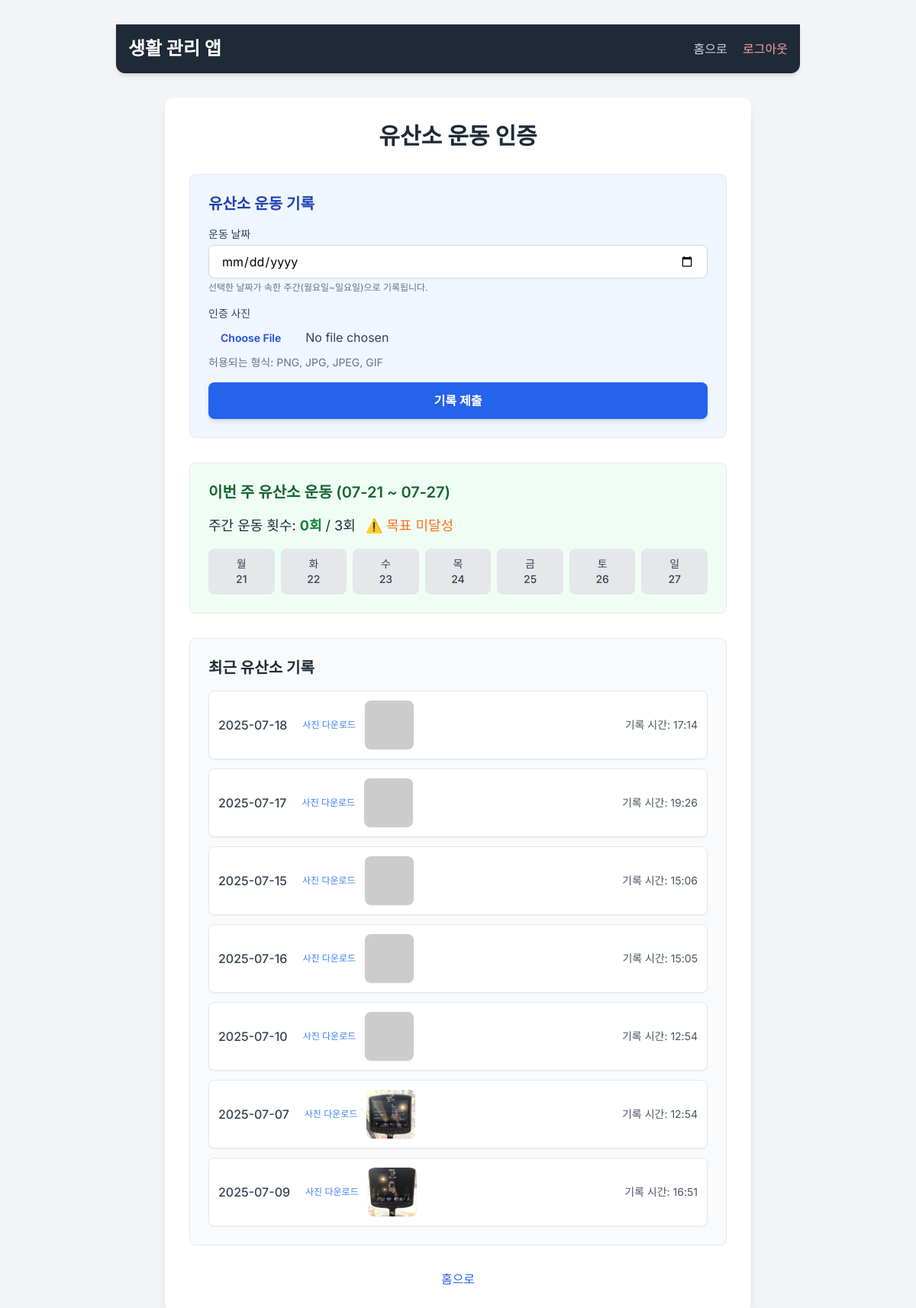
Before: /cardio (signed in) with the older database file.
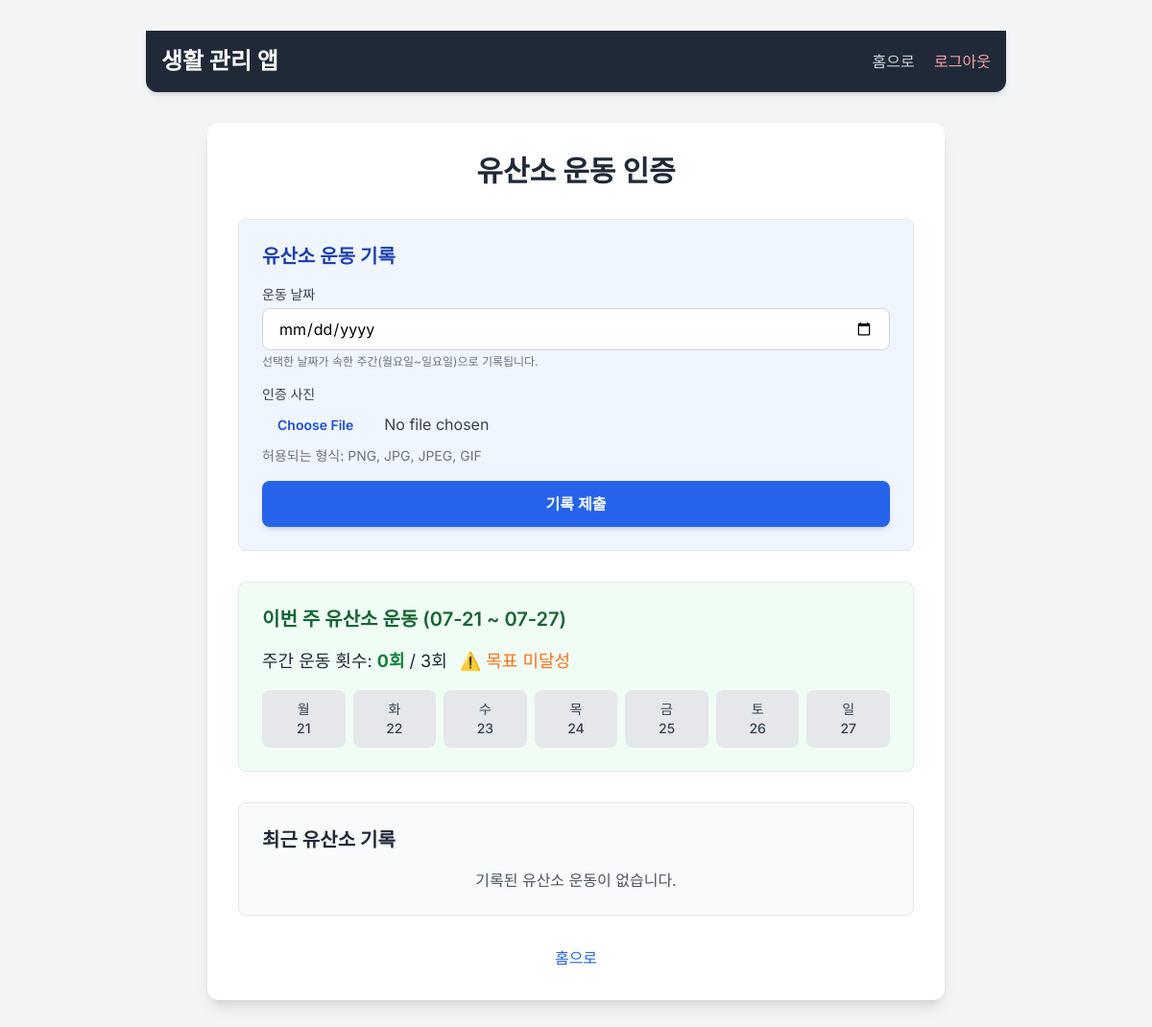
After: the same page with the newer database file.
### app.py (models this page shows, shortened)
class Cardio(db.Model):
    id = db.Column(db.Integer, primary_key=True)
    user_id = db.Column(db.Integer, db.ForeignKey('user.id'), nullable=False)
    date = db.Column(db.Date, nullable=False)
    image_filename = db.Column(db.String(120), nullable=False)
    timestamp = db.Column(db.DateTime, default=datetime.now, nullable=False)
    user = db.relationship('User', backref=db.backref('cardio_logs', lazy=True))

### app.py (the view, shortened to what this page needs)
@app.route('/cardio', methods=['GET', 'POST'])
def cardio():
    if 'user_id' not in session or session.get('role') != 'sub':
        flash("권한이 없습니다.", 'error')
        return redirect(url_for('login'))
    user_id = session['user_id']
    today = datetime.now().date();
    start_of_week = today - timedelta(days=today.weekday())
    end_of_week = start_of_week + timedelta(days=6)
    weekly_dates = [start_of_week + timedelta(days=i) for i in range(7)]
    weekly_cardio_logs = Cardio.query.filter(
        Cardio.user_id == user_id,
        Cardio.date >= start_of_week,
        Cardio.date <= end_of_week
    ).order_by(db.desc(Cardio.timestamp)).all()
    weekly_count = len(weekly_cardio_logs)
    recent_logs = Cardio.query.filter_by(user_id=user_id).order_by(db.desc(Cardio.timestamp)).limit(7).all()
    return render_template('cardio.html',
                           weekly_cardio_logs=weekly_cardio_logs,
                           start_of_week=start_of_week,
                           end_of_week=end_of_week,
                           weekly_count=weekly_count,
                           recent_logs=recent_logs,
                           weekly_dates=weekly_dates)

### templates/cardio.html (shortened to what this page needs)
{% extends "base.html" %}
{% from '_macros.html' import format_currency %}
{% block content %}
<div class="bg-white p-8 rounded-xl shadow-lg w-full max-w-3xl mx-auto">
  <h2 class="text-3xl font-bold text-center text-gray-800 mb-8">유산소 운동 인증</h2>
  <div class="mb-8 p-6 border border-gray-200 rounded-lg bg-blue-50">
    <h3 class="text-xl font-semibold text-blue-800 mb-4">유산소 운동 기록</h3>
    <form id="cardioForm" method="post" action="{{ url_for('cardio') }}" enctype="multipart/form-data" class="space-y-4">
      <div>
        <label for="cardio_date" class="block text-sm font-medium text-gray-700 mb-1">운동 날짜</label>
        <input type="date" id="cardio_date" name="cardio_date" required
               class="w-full px-4 py-2 border border-gray-300 rounded-lg focus:outline-none focus:ring-2 focus:ring-blue-500">
        <p class="mt-1 text-xs text-gray-500">선택한 날짜가 속한 주간(월요일~일요일)으로 기록됩니다.</p>
      </div>
      <div>
        <label for="image" class="block text-sm font-medium text-gray-700 mb-1">인증 사진</label>
        <input type="file" id="image" name="image" accept="image/*"
               class="w-full text-gray-700 file:mr-4 file:py-2 file:px-4 file:rounded-full file:border-0 file:text-sm file:font-semibold file:bg-blue-50 file:text-blue-700 hover:file:bg-blue-100">
        <p class="mt-1 text-sm text-gray-500">허용되는 형식: PNG, JPG, JPEG, GIF</p>
      </div>
      <button type="submit"
              class="w-full bg-blue-600 text-white py-3 rounded-lg font-semibold hover:bg-blue-700 transition duration-300 shadow-md">
        기록 제출
      </button>
    </form>
  </div>
  <div class="mb-8 p-6 border border-gray-200 rounded-lg bg-green-50">
    <h3 class="text-xl font-semibold text-green-800 mb-4">이번 주 유산소 운동 ({{ start_of_week.strftime('%m-%d') }} ~ {{ end_of_week.strftime('%m-%d') }})</h3>
    <p class="text-gray-800 text-lg mb-4">
      주간 운동 횟수: <span class="font-bold text-green-700">{{ weekly_count }}회</span> / 3회
      {% if weekly_count >= 3 %}
        <span class="text-green-500 ml-2">✅ 목표 달성!</span>
      {% else %}
        <span class="text-orange-500 ml-2">⚠️ 목표 미달성</span>
      {% endif %}
    </p>
    <div class="grid grid-cols-7 gap-2 text-center text-sm font-medium text-gray-700 mt-4">
      {% set days_of_week_full = ['일', '월', '화', '수', '목', '금', '토'] %}
      {% set logged_dates_set = weekly_cardio_logs | map(attribute='date') | list %}
      {% for current_date in weekly_dates %}
        {% set has_log = current_date in logged_dates_set %}
        <div class="p-2 rounded-lg flex flex-col items-center justify-center min-h-[60px]
          {% if has_log %}
            bg-green-200 text-green-800 font-bold shadow-md
          {% else %}
            bg-gray-200 text-gray-700
          {% endif %}
        ">
          {{ days_of_week_full[(current_date.weekday() + 1) % 7] }}<br>{{ current_date.day }}
        </div>
      {% endfor %}
    </div>
  </div>
  <div class="p-6 border border-gray-200 rounded-lg bg-gray-50">
    <h3 class="text-xl font-semibold text-gray-800 mb-4">최근 유산소 기록</h3>
    {% if recent_logs %}
      <ul class="space-y-3">
        {% for log in recent_logs %}
          <li class="bg-white p-3 rounded-lg shadow-sm border border-gray-200 flex items-center">
            <span class="font-medium text-gray-700 mr-3">{{ log.date.strftime('%Y-%m-%d') }}</span>
            {% if log.image_filename %}
              <a href="{{ url_for('uploaded_file', filename=log.image_filename) }}" target="_blank" class="text-blue-500 hover:underline ml-2 text-xs">사진 다운로드</a>
              <img src="{{ url_for('uploaded_file', filename=log.image_filename) }}"
                   alt="인증샷"
                   class="w-16 h-16 object-cover rounded-lg shadow-sm ml-3"
                   onerror="this.onerror=null; this.src='https://placehold.co/64x64/cccccc/333333?text=N/A';"
                >
            {% endif %}
            <span class="text-gray-600 text-sm ml-auto">기록 시간: {{ log.timestamp.strftime('%H:%M') }}</span>
          </li>
        {% endfor %}
      </ul>
    {% else %}
      <p class="text-center text-gray-600">기록된 유산소 운동이 없습니다.</p>
    {% endif %}
  </div>
  <div class="mt-8 text-center">
    <a href="{{ url_for('home') }}" class="inline-block text-blue-600 hover:underline font-medium">홈으로</a>
  </div>
</div>
{% endblock %}

### templates/base.html (shortened to what this page needs)
<!DOCTYPE html>
<html lang="ko">
<head>
  <script src="https://cdn.tailwindcss.com"></script>
</head>
<body class="bg-gray-100 min-h-screen flex flex-col items-center py-8">
  {% from '_macros.html' import top_nav %}
  {{ top_nav() }}
  <div class="w-full max-w-4xl px-4">
    {% block content %}{% endblock %}
  </div>
</body>
</html>

### templates/_macros.html (shortened to what this page needs)
{% macro top_nav() %}
<nav class="bg-gray-800 p-4 shadow-md rounded-b-xl mb-8 w-full max-w-4xl mx-auto">
    <div class="container mx-auto flex justify-between items-center">
        <div class="text-white text-2xl font-bold">
            <a href="{{ url_for('home') }}" class="hover:text-gray-300 transition duration-200">생활 관리 앱</a>
        </div>
        <div class="space-x-4">
            <a href="{{ url_for('home') }}" class="text-gray-300 hover:text-white transition duration-200 font-medium">홈으로</a>
            <a href="{{ url_for('logout') }}" class="text-red-300 hover:text-red-100 transition duration-200 font-medium">로그아웃</a>
        </div>
    </div>
</nav>
{% endmacro %}

### templates/base.html (style rules this page uses)
body { font-family: 'Inter', sans-serif; }

Changed rows visible on the page:
removed Cardio: date "2025-07-18", timestamp "17:14"
removed Cardio: date "2025-07-17", timestamp "19:26"
removed Cardio: date "2025-07-15", timestamp "15:06"
removed Cardio: date "2025-07-16", timestamp "15:05"
removed Cardio: date "2025-07-10", timestamp "12:54"
removed Cardio: date "2025-07-07", image_filename (picture), timestamp "12:54"
removed Cardio: date "2025-07-09", image_filename (picture), timestamp "16:51"
Other visible differences:
text now shown: "기록된 유산소 운동이 없습니다."
